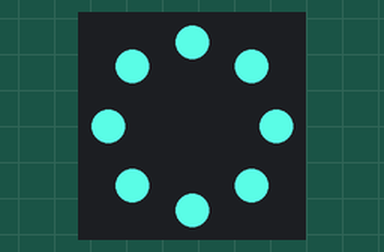
Simulated run of this sketch. Board: Arduino Uno, built with avr-gcc and run on an emulated ATmega328P. Parts: 8 RGB LEDs in a ring, first at the top, clockwise. Dim RGB values are drawn brighter than linear; random numbers use the default seed unless the sketch sets one.

Above: at 2.6 s.
At 4.4 s:
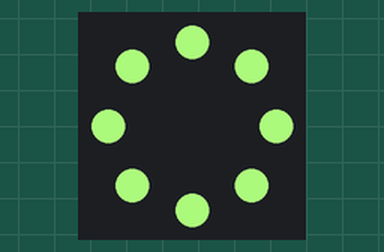
At 9.8 s:
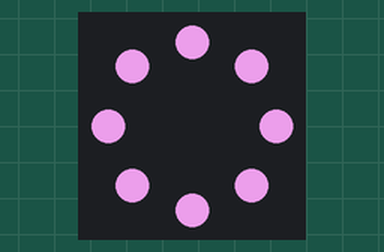
At 18.8 s:
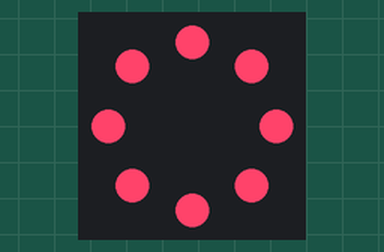
At 27.8 s:
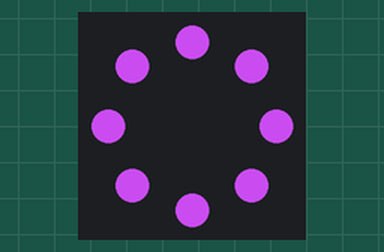
At 36.9 s:
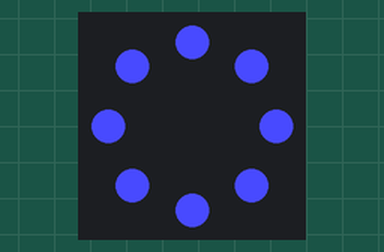
Timing chart, 0 to 40.0 s (numbered marks = the images above):
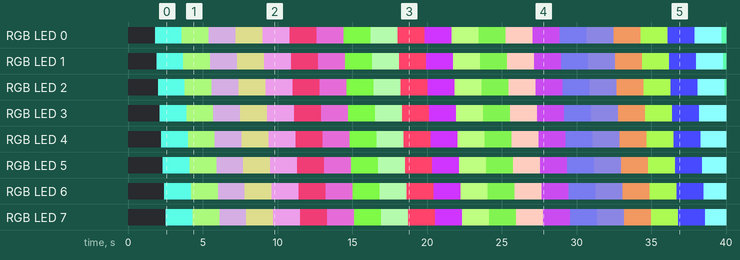

The sketch:

Rainbow.ino
```cpp
#include <Adafruit_NeoPixel.h>
#ifdef __AVR__
  #include <avr/power.h>
#endif

#define PIN 6
#define NUM_LEDS 8
#define BRIGHTNESS 255

int redPre = random(0, 255);
int greenPre = random(0, 255);
int bluePre = random(0, 255);

Adafruit_NeoPixel ring = Adafruit_NeoPixel(NUM_LEDS, PIN, NEO_GRBW + NEO_KHZ800);

void setup() {
  ring.begin();
  ring.setBrightness(BRIGHTNESS); // 밝기 조절
  colorWipe(ring.Color(0, 0, 0, 0), 100);
  ring.show();
  delay(1000);
}

void loop() {
    ring.begin();

    int redNow = random(0, 255); // 빨간색
    int blueNow = random(0, 255); // 파란색
    int greenNow = random(0, 255); // 초록색

    while((redNow == redPre) || (greenNow == greenPre) || (blueNow == bluePre)) {
      if(redNow == redPre) {
        redNow = random(0, 255);
      }
      if(greenNow == greenPre) {
        greenNow = random(0, 255);
      }
      if(blueNow == bluePre) {
        blueNow = random(0, 255);
      }
    }

    if(blueNow == redNow == greenNow == 0) {
      while((blueNow == 0) && (redNow == 0) && (greenNow == 0)) {
        redNow = random(0, 255);
        greenNow = random(0, 255);
        blueNow = random(0, 255);
      }
    }

    redPre = redNow;
    greenPre = greenNow;
    bluePre = blueNow;

    colorWipe(ring.Color(redNow, greenNow, blueNow, 50), 100);
    // 모든 픽셀이 같은 색을 출력한다.
    // 2번째 인자는 다른 픽셀이 켜지기 까지의 지연 시간이다.

    ring.show();
    delay(1000);
}

void colorWipe(uint32_t c, uint8_t wait) {
  for(uint16_t i = 0;i < ring.numPixels(); i++) {
    ring.setPixelColor(i, c); // 픽셀의 색을 정해준다.
    ring.show();
    delay(wait); // 내가 설정한 만큼의 시간만큼 지연시킨다.
  }
}
```

Measured:
- by itself, RGB LED 0: off → RGB(88, 247, 225) at 1.8 s, → RGB(164, 238, 118) 1.8 s later, → RGB(159, 130, 170) 1.8 s later, → RGB(152, 152, 97) 1.8 s later, … (22 changes in this stretch)
- by itself, RGB LED 1: off → RGB(88, 247, 225) at 1.9 s, → RGB(164, 238, 118) 1.8 s later, → RGB(159, 130, 170) 1.8 s later, → RGB(152, 152, 97) 1.8 s later, … (22 changes in this stretch)
- what the display in image 0 shows lasts 1.1 s, from 2.5 s to 3.6 s
